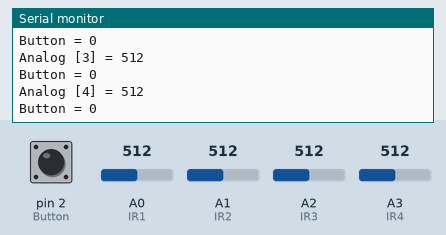
The sketch below on a simulated Arduino Uno, built with avr-gcc and run on an emulated ATmega328P. Shown: the last lines printed to the serial monitor. Inputs (shaded band) come from the test bench; at power-on: A3 (IR4) = 512, pin 2 (Button) LOW, A0 (IR1) = 512, A1 (IR2) = 512, A2 (IR3) = 512.

Above: at 8.4 s.
8.5 s: A3 (IR4) set to 107
At 10.4 s:
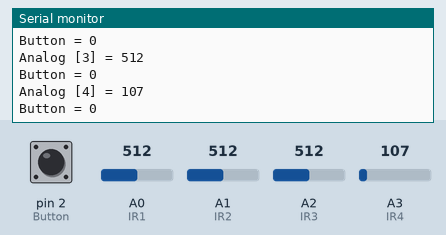
12.7 s: A3 (IR4) set to 90
At 13.4 s:
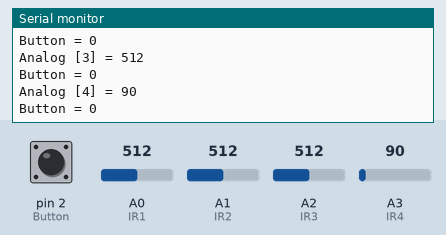
Timing chart, 0 to 15.7 s (numbered marks = the images above; inputs shaded):
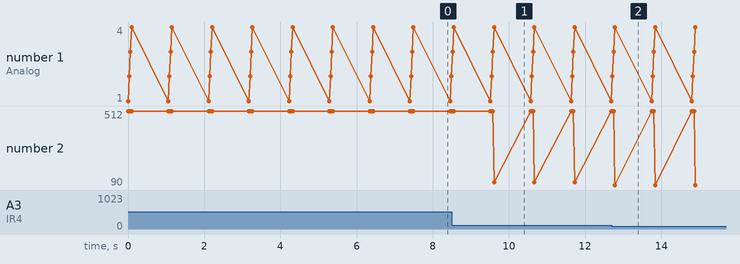

The sketch:

IR_001.ino
```cpp
#define IR1 A0
#define IR2 A1
#define IR3 A2
#define IR4 A3

#define Button 2
int IRValue = 0;

void setup() {
  // put your setup code here, to run once:
  Serial.begin(9600);
  pinMode(IR1,INPUT);
  pinMode(IR2,INPUT);
  pinMode(IR3,INPUT);
  pinMode(IR4,INPUT);

  pinMode(Button,INPUT);
}

void loop() {
  // put your main code here, to run repeatedly:
  IRValue = analogRead(IR1);
  Serial.print("Analog [1] = ");
  Serial.println(IRValue);
  Serial.print("Button = ");
  Serial.println(digitalRead(Button));
  //delay(500);

  IRValue = analogRead(IR2);
  Serial.print("Analog [2] = ");
  Serial.println(IRValue);
  Serial.print("Button = ");
  Serial.println(digitalRead(Button));
  //delay(500);

  IRValue = analogRead(IR3);
  Serial.print("Analog [3] = ");
  Serial.println(IRValue);
  Serial.print("Button = ");
  Serial.println(digitalRead(Button));
  //delay(500);

  IRValue = analogRead(IR4);
  Serial.print("Analog [4] = ");
  Serial.println(IRValue);
  Serial.print("Button = ");
  Serial.println(digitalRead(Button));
  delay(1000);
}
```

Measured:
- after the input at 8.5 s, the serial monitor: prints a new line after 1.1 s (image 1)
- after the input at 12.7 s, the serial monitor: prints a new line after 0.08 s (image 2)
- plotted number 2: 512 → 90 after the input at 12.7 s
